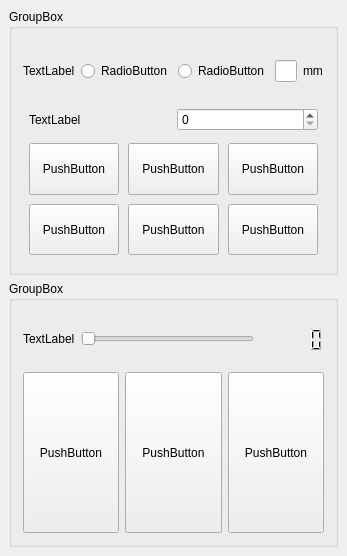
<?xml version="1.0" encoding="UTF-8"?>
<ui version="4.0">
 <class>QMachineWidget</class>
 <widget class="QWidget" name="QMachineWidget">
  <property name="geometry">
   <rect>
    <x>0</x>
    <y>0</y>
    <width>347</width>
    <height>556</height>
   </rect>
  </property>
  <property name="sizePolicy">
   <sizepolicy hsizetype="Expanding" vsizetype="Expanding">
    <horstretch>0</horstretch>
    <verstretch>0</verstretch>
   </sizepolicy>
  </property>
  <property name="windowTitle">
   <string>QMachineWidget</string>
  </property>
  <layout class="QVBoxLayout" name="verticalLayout" stretch="1,1">
   <property name="leftMargin">
    <number>9</number>
   </property>
   <property name="topMargin">
    <number>9</number>
   </property>
   <property name="rightMargin">
    <number>9</number>
   </property>
   <property name="bottomMargin">
    <number>9</number>
   </property>
   <item>
    <widget class="QGroupBox" name="groupBox">
     <property name="title">
      <string>GroupBox</string>
     </property>
     <layout class="QVBoxLayout" name="verticalLayout_2" stretch="1,1,2">
      <property name="spacing">
       <number>0</number>
      </property>
      <item>
       <layout class="QHBoxLayout" name="horizontalLayout" stretch="1,1,1,1,1">
        <item>
         <widget class="QLabel" name="label">
          <property name="text">
           <string>TextLabel</string>
          </property>
         </widget>
        </item>
        <item>
         <widget class="QRadioButton" name="radioButton">
          <property name="sizePolicy">
           <sizepolicy hsizetype="Minimum" vsizetype="Preferred">
            <horstretch>0</horstretch>
            <verstretch>0</verstretch>
           </sizepolicy>
          </property>
          <property name="text">
           <string>RadioButton</string>
          </property>
         </widget>
        </item>
        <item>
         <widget class="QRadioButton" name="radioButton_4">
          <property name="sizePolicy">
           <sizepolicy hsizetype="Minimum" vsizetype="Preferred">
            <horstretch>0</horstretch>
            <verstretch>0</verstretch>
           </sizepolicy>
          </property>
          <property name="text">
           <string>RadioButton</string>
          </property>
         </widget>
        </item>
        <item>
         <widget class="QLineEdit" name="lineEdit"/>
        </item>
        <item>
         <widget class="QLabel" name="label_2">
          <property name="text">
           <string>mm</string>
          </property>
         </widget>
        </item>
       </layout>
      </item>
      <item>
       <layout class="QHBoxLayout" name="horizontalLayout_3">
        <property name="leftMargin">
         <number>6</number>
        </property>
        <property name="topMargin">
         <number>6</number>
        </property>
        <property name="rightMargin">
         <number>6</number>
        </property>
        <property name="bottomMargin">
         <number>6</number>
        </property>
        <item>
         <widget class="QLabel" name="label_3">
          <property name="text">
           <string>TextLabel</string>
          </property>
         </widget>
        </item>
        <item>
         <widget class="QSpinBox" name="spinBox"/>
        </item>
       </layout>
      </item>
      <item>
       <layout class="QGridLayout" name="gridLayout">
        <property name="leftMargin">
         <number>6</number>
        </property>
        <property name="topMargin">
         <number>6</number>
        </property>
        <property name="rightMargin">
         <number>6</number>
        </property>
        <property name="bottomMargin">
         <number>6</number>
        </property>
        <property name="spacing">
         <number>9</number>
        </property>
        <item row="0" column="1">
         <widget class="QPushButton" name="pushButton_4">
          <property name="sizePolicy">
           <sizepolicy hsizetype="Preferred" vsizetype="Preferred">
            <horstretch>0</horstretch>
            <verstretch>0</verstretch>
           </sizepolicy>
          </property>
          <property name="text">
           <string>PushButton</string>
          </property>
         </widget>
        </item>
        <item row="1" column="1">
         <widget class="QPushButton" name="pushButton_2">
          <property name="sizePolicy">
           <sizepolicy hsizetype="Preferred" vsizetype="Preferred">
            <horstretch>0</horstretch>
            <verstretch>0</verstretch>
           </sizepolicy>
          </property>
          <property name="text">
           <string>PushButton</string>
          </property>
         </widget>
        </item>
        <item row="0" column="0">
         <widget class="QPushButton" name="pushButton">
          <property name="sizePolicy">
           <sizepolicy hsizetype="Preferred" vsizetype="Preferred">
            <horstretch>0</horstretch>
            <verstretch>0</verstretch>
           </sizepolicy>
          </property>
          <property name="text">
           <string>PushButton</string>
          </property>
         </widget>
        </item>
        <item row="1" column="0">
         <widget class="QPushButton" name="pushButton_3">
          <property name="sizePolicy">
           <sizepolicy hsizetype="Preferred" vsizetype="Preferred">
            <horstretch>0</horstretch>
            <verstretch>0</verstretch>
           </sizepolicy>
          </property>
          <property name="text">
           <string>PushButton</string>
          </property>
         </widget>
        </item>
        <item row="0" column="2">
         <widget class="QPushButton" name="pushButton_5">
          <property name="sizePolicy">
           <sizepolicy hsizetype="Minimum" vsizetype="Preferred">
            <horstretch>0</horstretch>
            <verstretch>0</verstretch>
           </sizepolicy>
          </property>
          <property name="text">
           <string>PushButton</string>
          </property>
         </widget>
        </item>
        <item row="1" column="2">
         <widget class="QPushButton" name="pushButton_6">
          <property name="sizePolicy">
           <sizepolicy hsizetype="Minimum" vsizetype="Preferred">
            <horstretch>0</horstretch>
            <verstretch>0</verstretch>
           </sizepolicy>
          </property>
          <property name="text">
           <string>PushButton</string>
          </property>
         </widget>
        </item>
       </layout>
      </item>
     </layout>
    </widget>
   </item>
   <item>
    <widget class="QGroupBox" name="groupBox_2">
     <property name="title">
      <string>GroupBox</string>
     </property>
     <layout class="QVBoxLayout" name="verticalLayout_3" stretch="1,3">
      <item>
       <layout class="QHBoxLayout" name="horizontalLayout_5">
        <item>
         <widget class="QLabel" name="label_4">
          <property name="text">
           <string>TextLabel</string>
          </property>
         </widget>
        </item>
        <item>
         <widget class="QSlider" name="horizontalSlider">
          <property name="orientation">
           <enum>Qt::Horizontal</enum>
          </property>
         </widget>
        </item>
        <item>
         <widget class="QLCDNumber" name="lcdNumber">
          <property name="lineWidth">
           <number>0</number>
          </property>
         </widget>
        </item>
       </layout>
      </item>
      <item>
       <layout class="QHBoxLayout" name="horizontalLayout_6">
        <item>
         <widget class="QPushButton" name="pushButton_7">
          <property name="sizePolicy">
           <sizepolicy hsizetype="Minimum" vsizetype="Expanding">
            <horstretch>0</horstretch>
            <verstretch>0</verstretch>
           </sizepolicy>
          </property>
          <property name="text">
           <string>PushButton</string>
          </property>
         </widget>
        </item>
        <item>
         <widget class="QPushButton" name="pushButton_8">
          <property name="sizePolicy">
           <sizepolicy hsizetype="Minimum" vsizetype="Expanding">
            <horstretch>0</horstretch>
            <verstretch>0</verstretch>
           </sizepolicy>
          </property>
          <property name="text">
           <string>PushButton</string>
          </property>
         </widget>
        </item>
        <item>
         <widget class="QPushButton" name="pushButton_9">
          <property name="sizePolicy">
           <sizepolicy hsizetype="Minimum" vsizetype="Expanding">
            <horstretch>0</horstretch>
            <verstretch>0</verstretch>
           </sizepolicy>
          </property>
          <property name="text">
           <string>PushButton</string>
          </property>
         </widget>
        </item>
       </layout>
      </item>
     </layout>
     <zorder>groupBox</zorder>
     <zorder>horizontalLayoutWidget_2</zorder>
     <zorder>horizontalLayoutWidget_3</zorder>
    </widget>
   </item>
  </layout>
 </widget>
 <layoutdefault spacing="6" margin="11"/>
 <resources/>
 <connections/>
</ui>
